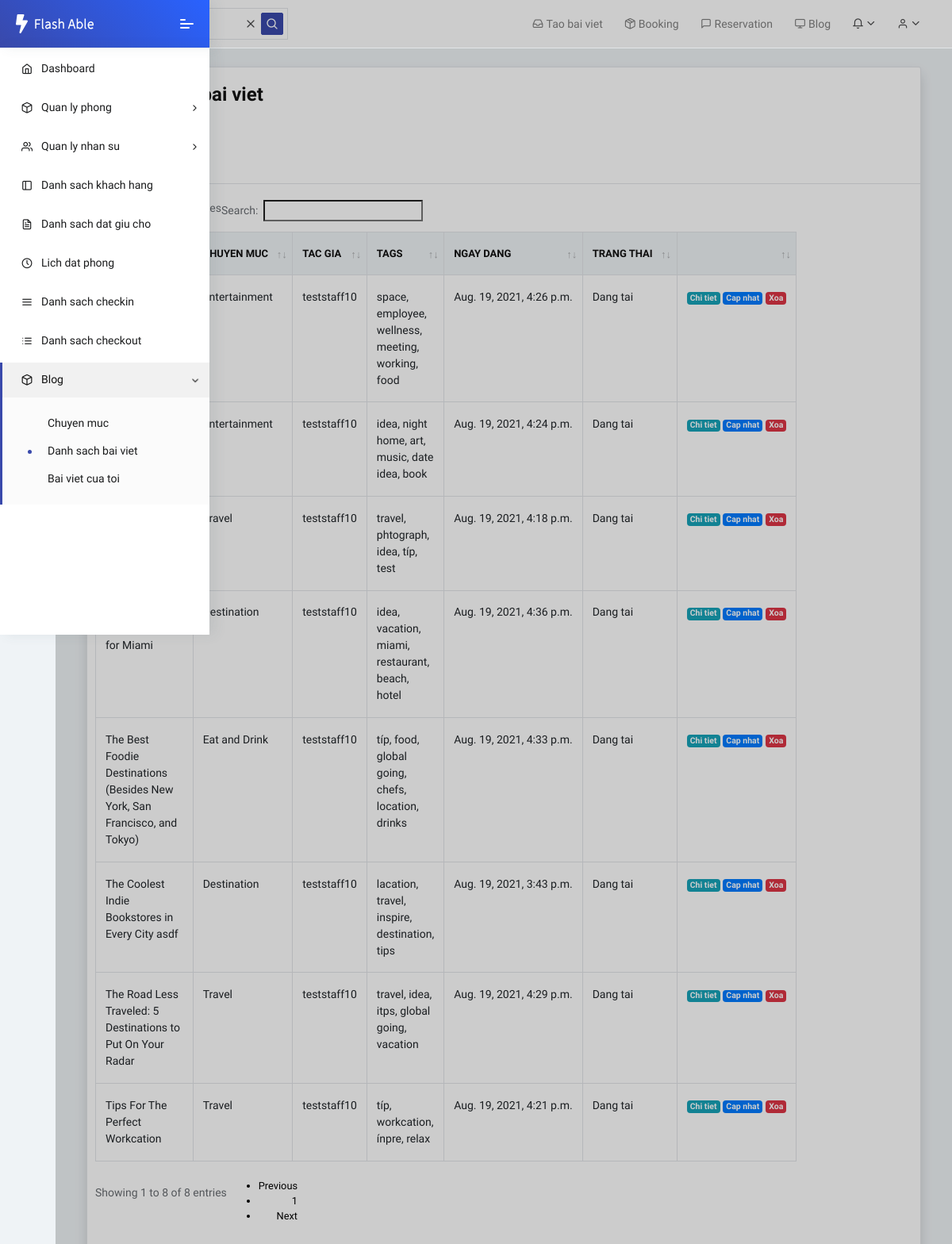
/blog/article/list/ (signed in), run on the app's committed database.
### blog/models.py (models this page shows, shortened)
class Article(models.Model):
    DRAFTED = "DRAFTED"
    PUBLISHED = "PUBLISHED"
    HIDDEN = "HIDDEN"
    STATUS_CHOICES = (
        (DRAFTED, 'Ban thao'),
        (PUBLISHED, 'Dang tai'),
        (HIDDEN, 'An'),
    )
    category = models.ForeignKey(Category, on_delete=models.SET_NULL, null=True)
    title = models.CharField(max_length=250, null=False, blank=False)
    slug = models.SlugField(max_length=500)
    author = models.ForeignKey(User, on_delete=models.SET_NULL, null=True)
    image = models.ImageField(default='slider/img-slide-7.jpg', upload_to='blog')
    body = RichTextUploadingField(blank=True)
    tags = TaggableManager(blank=True)
    date_published = models.DateTimeField(null=True, blank=True)
    date_created = models.DateTimeField(auto_now_add=True)
    date_updated = models.DateTimeField(default=timezone.now, verbose_name='Thoi gian cap nhat')
    status = models.CharField(max_length=10, choices=STATUS_CHOICES, default='DRAFT')
    views = models.PositiveIntegerField(default=0)
    published = models.BooleanField(default=False)
    class Meta:
        unique_together = ("title",)
        ordering = ('-date_published',)

class Category(models.Model):
    name = models.CharField('Chuyen muc', max_length=100, null=False, blank=False, unique=True, error_messages={'unique': "Chuyen muc da ton tai"})
    slug = models.SlugField()
    approved = models.BooleanField('Phe duyet', default=True)
    date_created = models.DateTimeField(auto_now_add=True)
    date_updated = models.DateTimeField(auto_now=True)
    def __str__(self):
        return self.name

### blog/views.py (the view)
# urls.py: path('article/list/', views.DashboardArticleListView.as_view(), name='dashboard_article_list'),
class DashboardArticleListView(LoginRequiredMixin, ListView):
    permission_required = 'blog.view_article'
    model = Article
    template_name = 'dashboard_article_list.html'

### blog/templates/dashboard_article_list.html (shortened to what this page needs)
{% extends 'base.html' %}
{% load static %}
{% block header_static %}
	<link rel="stylesheet" href="{% static 'fonts/fontawesome/css/fontawesome-all.min.css' %}">
	<link rel="stylesheet" href="{% static 'plugins/animation/css/animate.min.css' %}">
    <link rel="stylesheet" type="text/css" href="{% static 'media/css/dataTables.uikit.css' %}">
    <link rel="stylesheet" type="text/css" href="https://cdnjs.cloudflare.com/ajax/libs/uikit/3.0.2/css/uikit.min.css">
    <link rel="stylesheet" href="{% static 'css/style.css' %}">
{% endblock %}
{% block content %}
    <div class="container-fluid">
        <div class="card shadow mb-4">
            <div class="card">
                <div class="card-header">
                    <h3>Danh sach bai viet</h3>
                    <p class="mb-4">Tong bai viet: {{ article_list.count }}</p>
                    {% if perms.blog.add_article %}
                    <span class="d-block m-t-5"> <a class="collapse-item" href="{% url 'article_create' %}">Tao bai viet moi</a></span>
                    {% endif %}
                </div>
                <div class="card-body table-responsive">
                    <table id="example" class="table table-hover table-bordered nowrap" style="width:100%">
                        <thead>
                            <tr>
                                <th>Ten bai viet</th>
                                <th>Chuyen muc</th>
                                <th>Tac gia</th>
                                <th>Tags</th>
                                <th>Ngay dang</th>
                                <th>Trang thai</th>
                                <th></th>
                            </tr>
                        </thead>
                        <tbody>
                        {% for article in article_list %}
                        <tr>
                            <td style="white-space: normal !important;">{{ article.title }}</td>
                            <td>{{ article.category }}</td>
                            <td>{{ article.author }}</td>
                            <td style="white-space: normal !important;">{{ article.tags.all|join:', ' }}</td>
                            <td>{{ article.date_published }}</td>
                            <td style="white-space: normal !important;">{{ article.get_status_display }}</td>
                            <td>{% if perms.blog.view_article %}<a href="{% url 'dashboard_article_detail' article.slug %}" class="badge badge-info">Chi tiet</a>{% endif %}
                                {% if perms.blog.change_article %}<a class="badge badge-primary" href="{% url 'article_update' article.slug %}">Cap nhat</a>{% endif %}
                                {% if perms.blog.delete_article %} <a class="badge badge-danger" href="{% url 'article_delete' article.slug %}">Xoa</a>{% endif %}
                                </td>
                        </tr>
                        {% endfor %}
                        </tbody>
                    </table>
                </div>
            </div>
        </div>
    </div>
{% endblock %}

### static/media/css/dataTables.uikit.css (style rules this page uses)
table.dataTable { clear: both; }
table.dataTable td, table.dataTable th { -webkit-box-sizing: content-box; box-sizing: content-box; }
table.dataTable.nowrap th, table.dataTable.nowrap td { white-space: nowrap; }
table.dataTable thead > tr > th.sorting_asc, table.dataTable thead > tr > th.sorting_desc, table.dataTable thead > tr > th.sorting, table.dataTable thead > tr > td.sorting_asc, table.dataTable thead > tr > td.sorting_desc, table.dataTable thead > tr > td.sorting { padding-right: 30px; }
table.dataTable thead .sorting, table.dataTable thead .sorting_asc, table.dataTable thead .sorting_desc, table.dataTable thead .sorting_asc_disabled, table.dataTable thead .sorting_desc_disabled { cursor: pointer; position: relative; }
table.dataTable thead .sorting:before, table.dataTable thead .sorting:after, table.dataTable thead .sorting_asc:before, table.dataTable thead .sorting_asc:after, table.dataTable thead .sorting_desc:before, table.dataTable thead .sorting_desc:after, table.dataTable thead .sorting_asc_disabled:before, table.dataTable thead .sorting_asc_disabled:after, table.dataTable thead .sorting_desc_disabled:before, table.dataTable thead .sorting_desc_disabled:after { position: absolute; bottom: 1.2em; display: block; opacity: 0.3; }
table.dataTable thead .sorting:before, table.dataTable thead .sorting_asc:before, table.dataTable thead .sorting_desc:before, table.dataTable thead .sorting_asc_disabled:before, table.dataTable thead .sorting_desc_disabled:before { right: 1em; content: "↑"; }
table.dataTable thead .sorting:after, table.dataTable thead .sorting_asc:after, table.dataTable thead .sorting_desc:after, table.dataTable thead .sorting_asc_disabled:after, table.dataTable thead .sorting_desc_disabled:after { right: 0.5em; content: "↓"; }
table.dataTable thead .sorting_asc:before, table.dataTable thead .sorting_desc:after { opacity: 1; }

### templates/base.html (style rules this page uses)
.pcoded-main-container p { color:black; font-size: 1rem; }

### data on the page
Article: category "Destination", author "teststaff10", tags.all "idea, vacation, miami, restaurant, beach, hotel", date_published "Aug. 19, 2021, 4:36 p.m.", status "Dang tai"
Article: title "The Best Foodie Destinations (Besides New York, San Francisco, and Tokyo)", category "Eat and Drink", author "teststaff10", tags.all "típ, food, global going, chefs, location, drinks", date_published "Aug. 19, 2021, 4:33 p.m.", status "Dang tai"
Article: title "The Road Less Traveled: 5 Destinations to Put On Your Radar", category "Travel", author "teststaff10", tags.all "travel, idea, itps, global going, vacation", date_published "Aug. 19, 2021, 4:29 p.m.", status "Dang tai"
Article: category "Entertainment", author "teststaff10", tags.all "space, employee, wellness, meeting, working, food", date_published "Aug. 19, 2021, 4:26 p.m.", status "Dang tai"
Article: category "Entertainment", author "teststaff10", tags.all "idea, night home, art, music, date idea, book", date_published "Aug. 19, 2021, 4:24 p.m.", status "Dang tai"
Article: title "Tips For The Perfect Workcation", category "Travel", author "teststaff10", tags.all "típ, workcation, ínpre, relax", date_published "Aug. 19, 2021, 4:21 p.m.", status "Dang tai"
Article: category "Travel", author "teststaff10", tags.all "travel, phtograph, idea, típ, test", date_published "Aug. 19, 2021, 4:18 p.m.", status "Dang tai"
Article: title "The Coolest Indie Bookstores in Every City asdf", category "Destination", author "teststaff10", tags.all "lacation, travel, inspire, destination, tips", date_published "Aug. 19, 2021, 3:43 p.m.", status "Dang tai"
